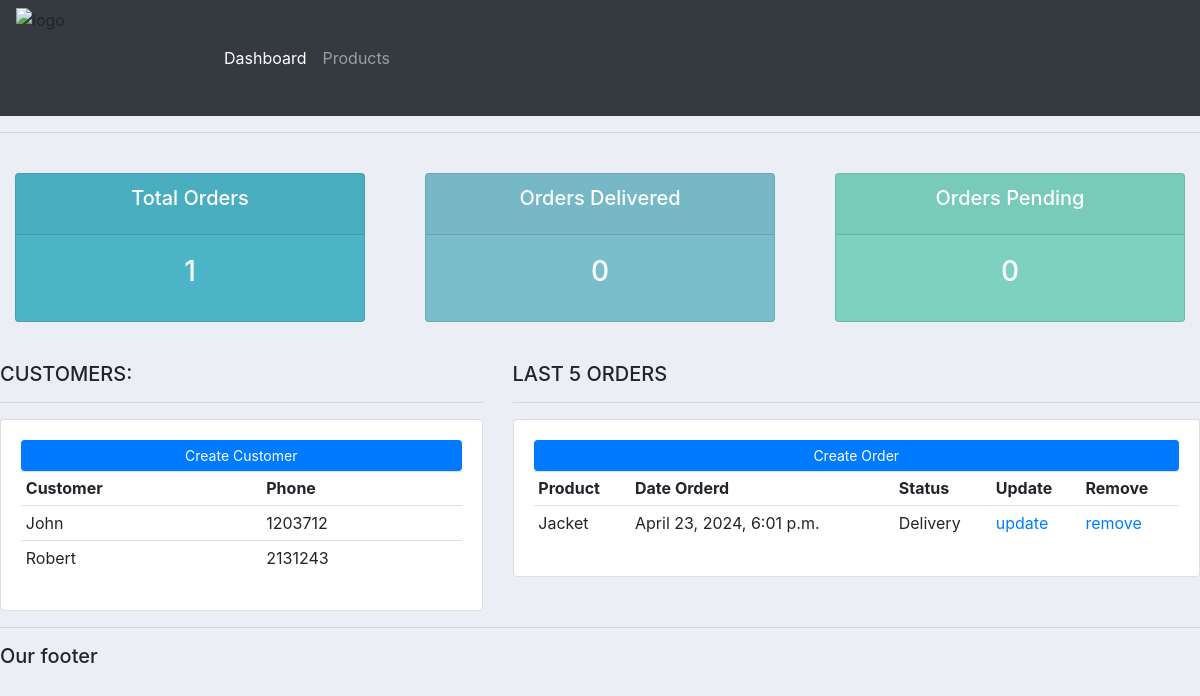
Before: / with the older database file.
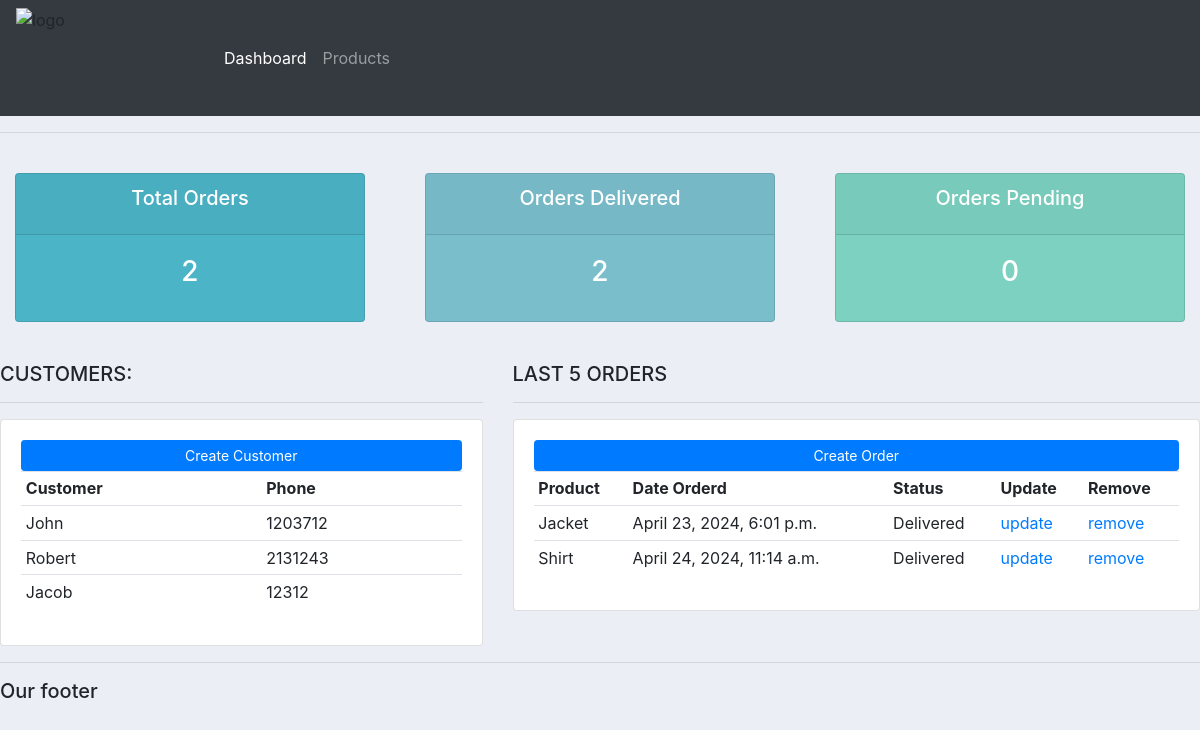
After: the same page with the newer database file.
### accounts/models.py (models this page shows, shortened)
class Customer(models.Model):
    name = models.CharField(max_length=200, null=True)
    phone = models.CharField(max_length=200, null=True)
    email = models.CharField(max_length=200, null=True)
    date_created = models.DateTimeField(auto_now_add=True, null=True)

class Order(models.Model):
    STATUS = (
        ('Pending', 'Pending'),
        ('Out for delivery', 'Out for delivery'),
        ('Delivered', 'Delivered'),
    )
    customer = models.ForeignKey(Customer, null=True, on_delete=models.SET_NULL)
    product = models.ForeignKey(Product, null=True, on_delete=models.SET_NULL)
    date_created = models.DateTimeField(auto_now_add=True)
    status = models.CharField(max_length=200, null=True, choices=STATUS)

class Product(models.Model):
    Category = (
        ('Indoor', 'Indoor'),
        ('Outdoor', 'Outdoor'),
        ('Delivery', 'Delivered'),
    )
    name = models.CharField(max_length=200, null=True)
    price = models.FloatField(null=True)
    category = models.CharField(max_length=200, null=True, choices=Category)
    description = models.CharField(max_length=200, null=True)
    date_created = models.DateTimeField(auto_now_add=True, null=True)
    tags = models.ManyToManyField(Tag)
    def __str__(self):
        return f'{self.name}'

### accounts/views.py (the view)
# urls.py: path('', views.home),
def home(request):
    customers = Customer.objects.all()
    orders = Order.objects.all()
    total_customers = customers.count()
    total_orders = orders.count()
    delivered = orders.filter(status = 'Delivered').count()
    pending = orders.filter(status = 'Pending').count()
    context = {'customers' : customers, 'orders' : orders, 'total_customers' : total_customers, 'total_orders' : total_orders, 'delivered' : delivered, 'pending': pending}
    return render(request, 'accounts/dashboard.html', context)

### crm/templates/accounts/dashboard.html
{%  extends 'accounts/main.html' %}
{% block content %}
{% include 'accounts/status.html'%}
<br>
<div class="row">
	<div class="col-md-5">
		<h5>CUSTOMERS:</h5>
		<hr>
		<div class="card card-body">
			<a class="btn btn-primary  btn-sm btn-block" href="">Create Customer</a>
			<table class="table table-sm">
				<tr>
					<th>Customer</th>
					<th>Phone</th>
				</tr>
				{% for i in customers %}
				<tr>
				    <td>{{i.name}}</td>
					<td>{{i.phone}}</td>
				</tr>
				{% endfor%}
			</table>
		</div>
	</div>
	<div class="col-md-7">
		<h5>LAST 5 ORDERS</h5>
		<hr>
		<div class="card card-body">
			<a class="btn btn-primary  btn-sm btn-block" href="">Create Order</a>
			<table class="table table-sm">
				<tr>
					<th>Product</th>
					<th>Date Orderd</th>
					<th>Status</th>
					<th>Update</th>
					<th>Remove</th>
				</tr>
		    {% for i in orders %}
			<tr>
				<td>{{i.product}}</td>
				<td>{{i.date_created}}</td>
				<td>{{i.status}}</td>
				<td><a href="">update</a></td>
				<td><a href="">remove</a></td>
			</tr>
			{% endfor %}
			</table>
		</div>
	</div>
</div>
{% endblock %}

Changed rows visible on the page:
added Customer: name "Jacob", phone "12312"
changed Order "April 23, 2024, 6:01 p.m.": status "Delivery" → "Delivered"
added Order: product "Shirt", date_created "April 24, 2024, 11:14 a.m.", status "Delivered"
Other visible differences:
{{ total_orders }}: "1" → "2"
{{ delivered }}: "0" → "2"
